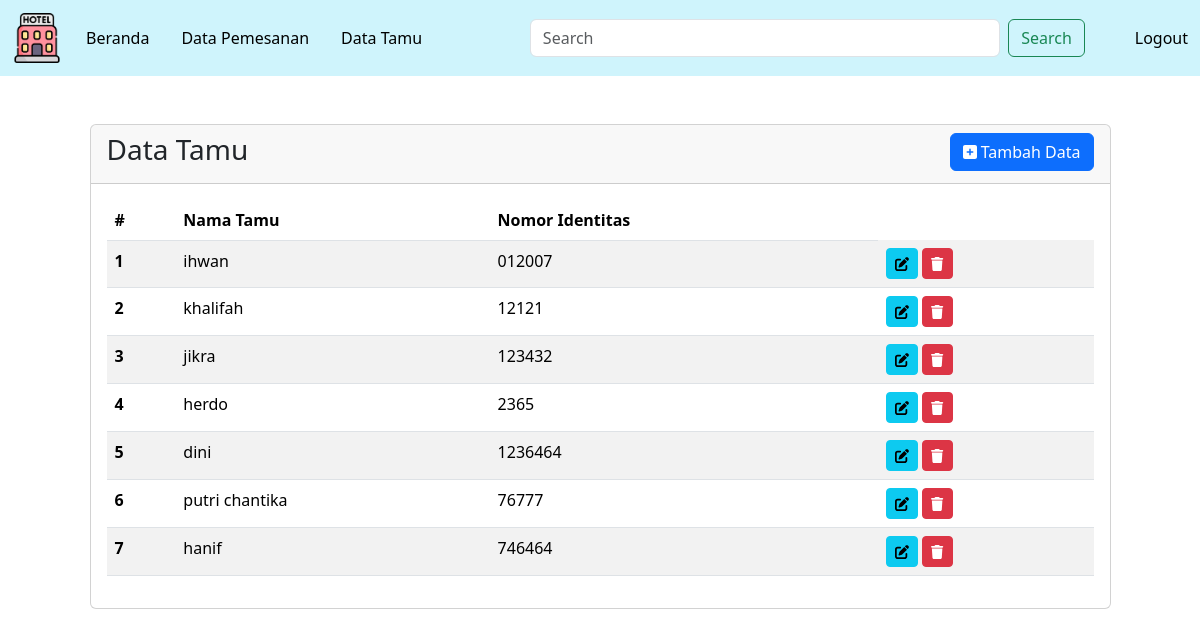
/tamu/index.php, run on the app's committed database.
### tables this page shows
CREATE TABLE `tamu` (
  `id_tamu` int(12) NOT NULL,
  `nama_tamu` varchar(50) NOT NULL,
  `nomor_identitas` varchar(35) NOT NULL
);

### tamu/index.php (the view, shortened to what this page needs)
<!DOCTYPE html>
<html lang="en">
<head>
    <link rel="stylesheet" href="../css/bootstrap.css">
    <link rel="stylesheet" href="../css/all.css">
</head>
<body>
<?php
    include_once('../navbar.php');
?>
<div class="container">
    <div class="row mt-5">
        <div class="col-11 m-auto">
            <div class="card">
            <div class="card-header">
                <h3 class="float-start">Data Tamu</h3>
                <span class="float-end"><a class="btn btn-primary" href="form.php"><i class="fa-solid fa-square-plus"></i> Tambah Data</a></span>
            </div>
            <div class="card-body">
            <table class="table table-striped">
                <thead>
                    <tr>
                        <th scope="col">#</th>
                        <th scope="col">Nama Tamu</th>
                        <th scope="col">Nomor Identitas</th>
                    </tr>
                </thead>
                <tbody>
                    <?php
                    include("../koneksi.php");
                    $tampil = "SELECT * FROM tamu";
                    $proses = mysqli_query($koneksi, $tampil);
                    $nomor = 1;
                    foreach($proses as $data){
                    ?>
                    <tr>
                        <th scope="row"><?=$nomor++?></th>
                        <td><?=$data['nama_tamu']?></td>
                        <td><?=$data['nomor_identitas']?></td>
                        <td>
                            <a class="btn btn-info btn-sm" href="edit.php?id_tamu=<?=$data['id_tamu']?>"><i class="fa fa-pen-to-square"></i></a>
                            <button type="button" class="btn btn-danger btn-sm" data-bs-toggle="modal" data-bs-target="#hapus<?=$data['id_tamu']?>">
                            <i class="fa-solid fa-trash"></i>
                            </button>
                        </td>
                    </tr>
                    <?php
                    }
                    ?>
                </tbody>
            </table>
            </div>
            </div>
        </div>
    </div>
</div>
</body>
</html>

### navbar.php (shortened to what this page needs)
<nav class="navbar navbar-expand-lg bg-info-subtle">
  <div class="container-fluid">
    <a class="navbar-brand" href="#">
      <img src="/UAS_IHWAN/logo/hotel.png" alt="Brand Logo" type="image" width="50" height="50">
    </a>
    <div class="collapse navbar-collapse" id="navbarSupportedContent">
      <ul class="navbar-nav me-auto mb-2 mb-lg-0">
        <li class="nav-item">
          <a class="nav-link menu active" aria-current="page" href="/UAS_IHWAN/index.php">Beranda</a>
        </li>
        <li class="nav-item">
          <a class="nav-link menu active" aria-current="page" href="/UAS_IHWAN/pemesanan/index.php">Data Pemesanan</a>
        </li>
        <li class="nav-item">
          <a class="nav-link menu active" aria-current="page" href="/UAS_IHWAN/tamu/index.php">Data Tamu</a>
        </li>
      </ul>
      <form class="d-flex mx-auto me-50" role="search" style="width: 50%;">
        <input class="form-control me-2" type="search" placeholder="Search" aria-label="Search">
        <button class="btn btn-outline-success" type="submit">Search</button>
      </form>
      <a
        class="btn btn-danger nav-link text-black"
        href="/UAS_IHWAN/frontpage.php"
        onclick="return confirmLogout(event);"
      >Logout</a>
    </div>
  </div>
</nav>

### navbar.php (style rules this page uses)
.menu { position: relative; text-decoration: none; }
.menu::before { content: ""; position: absolute; width: 100%; height: 2px; background: #fff; border-radius: 5px; transform: scaleX(0); transition: transform 0.3s ease, background 0.3s ease; bottom: 0; left: 0; }
.btn-danger { color: #fff; text-decoration: none; }
ul { display: flex; gap: 1rem; list-style: none; }
ul li { display: grid; place-content: center; margin: 0; }

### data on the page
tamu: nama_tamu "ihwan", nomor_identitas "012007"
tamu: nama_tamu "khalifah", nomor_identitas "12121"
tamu: nama_tamu "jikra", nomor_identitas "123432"
tamu: nama_tamu "herdo", nomor_identitas "2365"
tamu: nama_tamu "dini", nomor_identitas "1236464"
tamu: nama_tamu "putri chantika", nomor_identitas "76777"
tamu: nama_tamu "hanif", nomor_identitas "746464"
